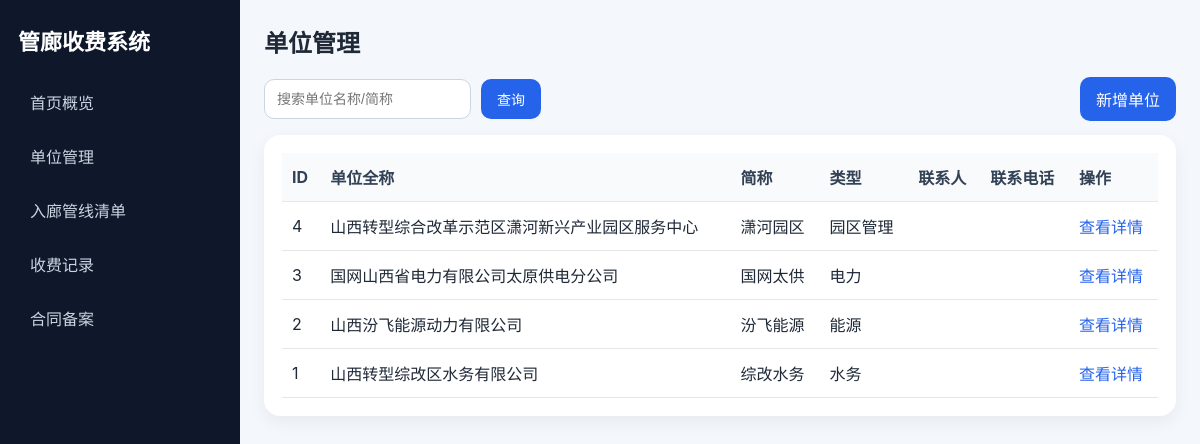
/companies/, run on the app's committed database.
### app/models/company.py (models this page shows)
class Company(Base):
    __tablename__ = 'companies'
    id = Column(Integer, primary_key=True, index=True)
    company_name = Column(String(255), nullable=False, unique=True)
    short_name = Column(String(100), nullable=True)
    company_type = Column(String(100), nullable=True)
    contact_person = Column(String(100), nullable=True)
    contact_phone = Column(String(100), nullable=True)
    remark = Column(Text, nullable=True)
    created_at = Column(DateTime, server_default=func.now())
    updated_at = Column(DateTime, server_default=func.now(), onupdate=func.now())
    pipeline_entries = relationship('PipelineEntry', back_populates='company', cascade='all, delete-orphan')
    fee_records = relationship('FeeRecord', back_populates='company', cascade='all, delete-orphan')
    contracts = relationship('Contract', back_populates='company', cascade='all, delete-orphan')

### app/routes/companies.py (the view)
@router.get('/', response_class=HTMLResponse)
def list_companies(request: Request, db: Session = Depends(get_db), keyword: str = ''):
    query = db.query(Company)
    if keyword:
        query = query.filter(Company.company_name.contains(keyword) | Company.short_name.contains(keyword))
    companies = query.order_by(Company.id.desc()).all()
    return templates.TemplateResponse('companies/list.html', {'request': request, 'companies': companies, 'keyword': keyword, 'title': '单位管理'})

### app/templates/companies/list.html
{% extends 'base.html' %}
{% block content %}
<div class="toolbar">
    <form method="get" class="inline-form">
        <input type="text" name="keyword" value="{{ keyword }}" placeholder="搜索单位名称/简称">
        <button type="submit">查询</button>
    </form>
    <a class="button" href="/companies/new">新增单位</a>
</div>
<section class="panel">
    <table>
        <thead><tr><th>ID</th><th>单位全称</th><th>简称</th><th>类型</th><th>联系人</th><th>联系电话</th><th>操作</th></tr></thead>
        <tbody>
        {% for company in companies %}
            <tr>
                <td>{{ company.id }}</td>
                <td>{{ company.company_name }}</td>
                <td>{{ company.short_name or '' }}</td>
                <td>{{ company.company_type or '' }}</td>
                <td>{{ company.contact_person or '' }}</td>
                <td>{{ company.contact_phone or '' }}</td>
                <td><a href="/companies/{{ company.id }}">查看详情</a></td>
            </tr>
        {% endfor %}
        </tbody>
    </table>
</section>
{% endblock %}

### app/static/css/style.css (style rules this page uses)
* { box-sizing: border-box; }
body { margin: 0; font-family: -apple-system, BlinkMacSystemFont, "Segoe UI", sans-serif; background: #f4f7fb; color: #1f2937; }
a { color: #2563eb; text-decoration: none; }
.stat-card, .panel { background: white; border-radius: 16px; box-shadow: 0 6px 18px rgba(15, 23, 42, 0.06); }
.panel { padding: 18px; margin-bottom: 18px; overflow-x: auto; }
.toolbar { display: flex; justify-content: space-between; align-items: center; margin-bottom: 14px; gap: 12px; flex-wrap: wrap; }
.inline-form { display: flex; gap: 10px; flex-wrap: wrap; }
input, select, textarea, button { border: 1px solid #cbd5e1; border-radius: 10px; padding: 10px 12px; font-size: 14px; }
button, .button { background: #2563eb; color: white; border: none; cursor: pointer; padding: 10px 16px; border-radius: 10px; display: inline-block; }
table { width: 100%; border-collapse: collapse; min-width: 860px; }
th, td { text-align: left; padding: 12px 10px; border-bottom: 1px solid #e5e7eb; }
th { background: #f8fafc; color: #334155; }

### data on the page
Company: id "4", company_name "山西转型综合改革示范区潇河新兴产业园区服务中心", short_name "潇河园区", company_type "园区管理"
Company: id "3", company_name "国网山西省电力有限公司太原供电分公司", short_name "国网太供", company_type "电力"
Company: id "2", company_name "山西汾飞能源动力有限公司", short_name "汾飞能源", company_type "能源"
Company: id "1", company_name "山西转型综改区水务有限公司", short_name "综改水务", company_type "水务"

### other printed values
{{ title }} "单位管理"
